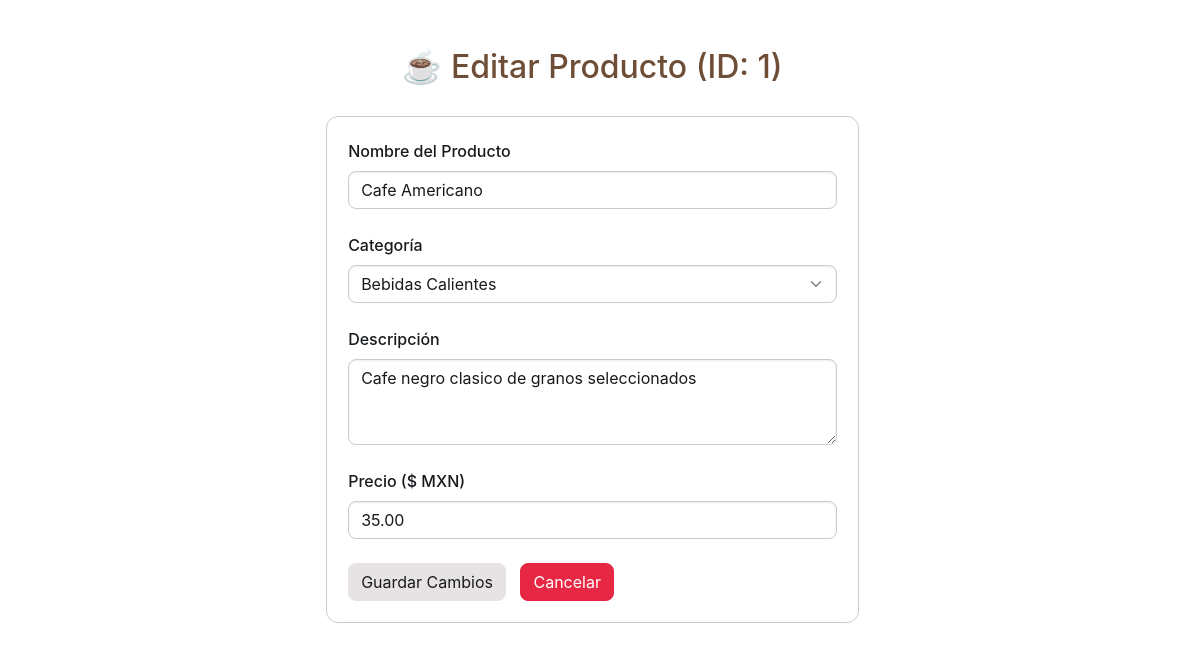
/vista/formulario_actualizar_producto.php?id=1, run on the app's committed database.
### tables this page shows
CREATE TABLE `productos` (
  `id_producto` int(11) NOT NULL AUTO_INCREMENT,
  `nombre` varchar(100) NOT NULL,
  `descripcion` text DEFAULT NULL,
  `precio` decimal(10,2) NOT NULL,
  `categoria` varchar(50) NOT NULL,
  `disponible` tinyint(1) DEFAULT 1,
  `creado_en` timestamp NOT NULL DEFAULT current_timestamp(),
  PRIMARY KEY (`id_producto`)
);

### vista/formulario_actualizar_producto.php (the view, shortened to what this page needs)
<?php
$con = conection();
$id = intval($_GET['id']);
$sql = "SELECT * FROM productos WHERE id_producto = $id";
$query = mysqli_query($con, $sql);
$producto = mysqli_fetch_assoc($query);
?>
<!DOCTYPE html>
<html lang="es">
<head>
    <link href="https://cdn.jsdelivr.net/npm/bootstrap@6.0.0-alpha.1/dist/css/bootstrap.min.css" rel="stylesheet"
>
    <link rel="stylesheet" href="../src/css/styles.css">
</head>
<body>
    <br>
    <br>
    <h2 style="text-align: center; color: #6f4e37;">☕ Editar Producto (ID: <?= $producto['id_producto'] ?>)</h2>
    <br>
    <div style="max-width: 45%; margin:0 auto;">
        <div class="card">
            <form class="form" style="padding:4%" method="POST" action="../modelo/modelo_prod_actualizar.php">
                <label class="form-label">Nombre del Producto</label>
                <input type="text" class="form-control" name="nombre" value="<?= htmlspecialchars($producto['nombre']) ?>" required /><br>
                <label class="form-label">Categoría</label>
                <select name="categoria" class="form-control" required>
                    <?php
                    $categorias = ['Bebidas Calientes', 'Bebidas Frías', 'Postres', 'Panadería', 'Desayunos', 'Snacks'];
                    foreach ($categorias as $cat) {
                        $selected = ($producto['categoria'] === $cat) ? 'selected' : '';
                        echo "<option value=\"$cat\" $selected>$cat</option>";
                    }
                    ?>
                </select><br>
                <label class="form-label">Descripción</label>
                <textarea class="form-control" name="descripcion" rows="3" required><?= htmlspecialchars($producto['descripcion']) ?></textarea><br>
                <label class="form-label">Precio ($ MXN)</label>
                <input type="number" step="0.50" min="0" class="form-control" name="precio" value="<?= $producto['precio'] ?>" required /><br>
                <button class="btn-solid theme-secondary" type="submit">Guardar Cambios</button>
                <a onclick="return confirm('¿Deseas cancelar la edición?')" href="menuadmin.php" class="btn-solid theme-danger" style="margin-left: 10px;">Cancelar</a>
            </form>
        </div>
    </div>
</body>
</html>

### data on the page
productos: id_producto "1", nombre "Cafe Americano", descripcion "Cafe negro clasico de granos seleccionados", precio "35.00"

### other printed values
form field categoria "Bebidas Calientes"
